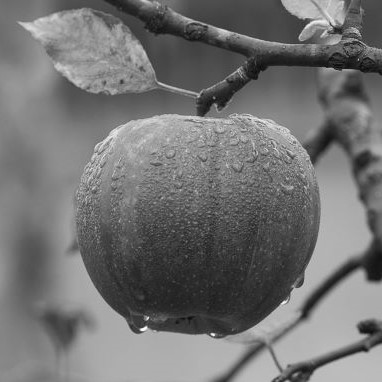
#> input picture CSE4182- Digital Image Processing Lab/resources/gray-apple-square.jpg, 382 x 382 px
$ jupyter execute 2a-brightness.ipynb
#> lines starting #> are read from the running program, lines starting #| are printed output that depends on the picture
2a- for color image this is brightness enhancement for a sspecific color image range with 3 color channel

[cell 1]
import cv2
import numpy as np
import matplotlib.pyplot as plt

[cell 2]
img = cv2.imread("../resources/gray-apple-square.jpg")
#> img is the input picture: shape (382, 382, 3); min 6, max 255, mean 114.5
img = cv2.resize(img, (512,512))
#> img: shape (512, 512, 3)

[cell 3]
print(img.shape)
#| (512, 512, 3)

[cell 4]
plt.imshow(img)

https://pyimagesearch.com/2014/11/03/display-matplotlib-rgb-image/
Why is this?

The answer lies as a caveat with OpenCV.

OpenCV represents RGB images as multi-dimensional NumPy arrays…but in reverse order!

This means that images are actually represented in BGR order rather than RGB!

There’s an easy fix though.

[cell 5]
plt.imshow(cv2.cvtColor(img, cv2.COLOR_BGR2RGB))

[cell 6]
img

[cell 7]
print(img.shape)
#| (512, 512, 3)

[cell 8]
range_start, range_end, add_brightness = 50, 225, 40
height, width = img.shape[0],img.shape[1]
#> height = 512; width = 512
newimg = img.copy()

[cell 9]
print(newimg.shape)
#| (512, 512, 3)

[cell 10]
#newimg

[cell 11]
for r in range(height):
    for c in range(width):
        for channel in range(3):
            if (newimg[r,c,channel]>=range_start and newimg[r,c,channel]<=range_end):
                if newimg[r,c,channel]>255:
                    newimg[r,c, channel] = 255
                else:
                    newimg[r,c, channel]+=add_brightness
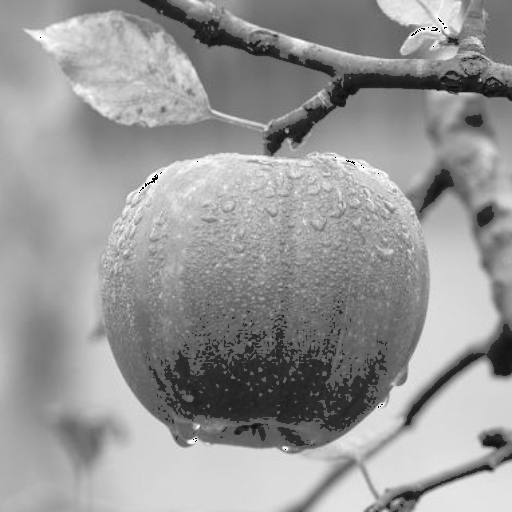
#> newimg: shape (512, 512, 3); min 0, max 255, mean 150.9

[cell 12]
print(newimg.shape)
#| (512, 512, 3)
#newimg

[cell 13]
plt.imshow(cv2.cvtColor(newimg,cv2.COLOR_RGB2BGR))

[cell 14]
#plt.figure(8,10)
plt.subplot(1,2,1)
plt.imshow(cv2.cvtColor(img,cv2.COLOR_RGB2BGR))
plt.title("original")

plt.subplot(1,2,2)
plt.imshow(cv2.cvtColor(newimg,cv2.COLOR_BGR2RGB))
plt.title("Enhanced")
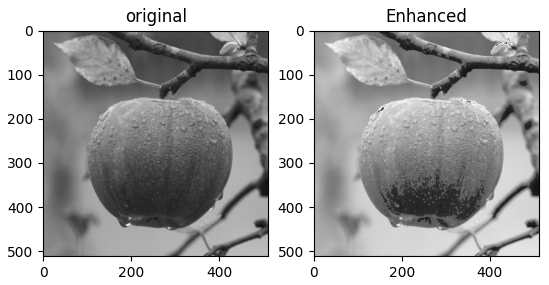
#> figure drawn by matplotlib, 2 panels

Gray level image a enhancement kora better. color image a actually brightness enhance hocche na, just value update hoye jacche

[cell 15]
grayImage= cv2.cvtColor(img, cv2.COLOR_BGR2GRAY)
plt.imshow(grayImage,cmap='gray')

[cell 16]
enhancedGray = grayImage.copy()
for r in range(height):
    for c in range(width):
        if (enhancedGray[r,c]>=range_start and enhancedGray[r,c]<=range_end):
            if enhancedGray[r,c]>255:
                enhancedGray[r,c] = 255
            else:
                enhancedGray[r,c]+=add_brightness

            enhancedGray[c, r] = 255 if enhancedGray[c, r] > 255 else enhancedGray[c, r]

[cell 17]
enhancedGray.shape
#> Out = (512, 512)

[cell 18]
plt.subplot(1,2,1)
plt.imshow(grayImage,cmap='gray')
plt.title("original gray image")
plt.subplot(1,2,2)
plt.imshow(enhancedGray,cmap='gray')
plt.title("Enhanced gray image")
